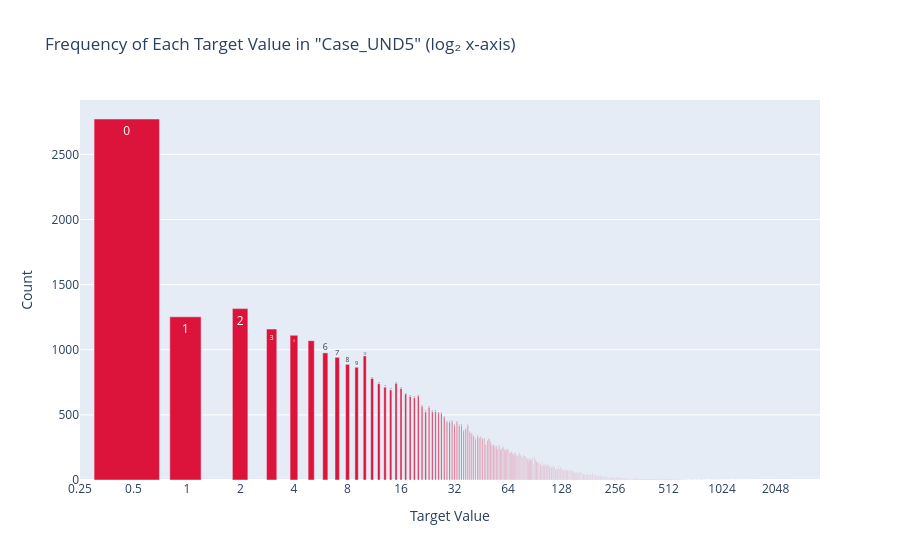

The code cell stored with this chart in its notebook:
### Code cell
plot_log2_frequency(dataset, 'Case_UND5')

### Figure 1 — Plotly figure (JSON) as saved in the notebook; plotly's stock layout.template omitted (floating-point values rounded to 4 significant figures; data arrays with more than 128 entries replaced by an {"elided": "..."} marker saying what was removed)
{"data": [{"hovertemplate": "Value: %{text}<br>Count: %{y}<extra></extra>", "marker": {"color": "crimson"}, "text": {"elided": "709 str values"}, "type": "bar", "x": {"elided": "709 float values"}, "y": {"elided": "709 int values"}}], "layout": {"title": {"text": "Frequency of Each Target Value in \"Case_UND5\" (log₂ x-axis)"}, "xaxis": {"dtick": 0.301, "title": {"text": "Target Value"}, "type": "log"}, "yaxis": {"title": {"text": "Count"}}}}
